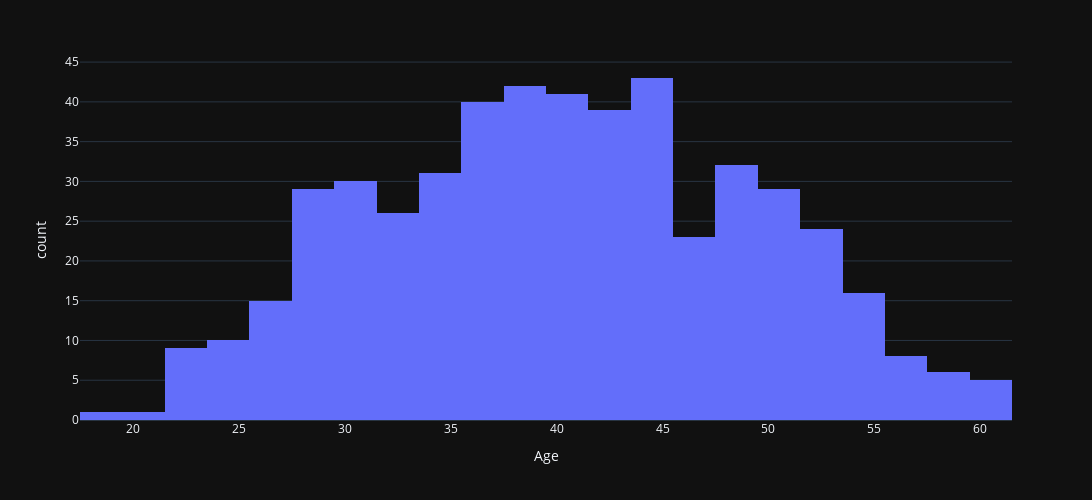

Source (notebook cell):
### Markdown cell above
### Visitor Characteristics

### Code cell
fig = px.histogram(df_clicked, x='Age',
                   template='plotly_dark', width=1200, height=500)
fig.show()

### Figure 1 — Plotly figure (JSON) as saved in the notebook; plotly's stock layout.template omitted (floating-point values rounded to 4 significant figures; data arrays with more than 128 entries replaced by an {"elided": "..."} marker saying what was removed)
{"data": [{"alignmentgroup": "True", "bingroup": "x", "hovertemplate": "Age=%{x}<br>count=%{y}<extra></extra>", "legendgroup": "", "marker": {"color": "#636efa", "pattern": {"shape": ""}}, "name": "", "offsetgroup": "", "orientation": "v", "showlegend": false, "type": "histogram", "x": {"elided": "500 int values"}, "xaxis": "x", "yaxis": "y"}], "layout": {"barmode": "relative", "height": 500, "legend": {"tracegroupgap": 0}, "margin": {"t": 60}, "width": 1200, "xaxis": {"anchor": "y", "domain": [0, 1], "title": {"text": "Age"}}, "yaxis": {"anchor": "x", "domain": [0, 1], "title": {"text": "count"}}}}
